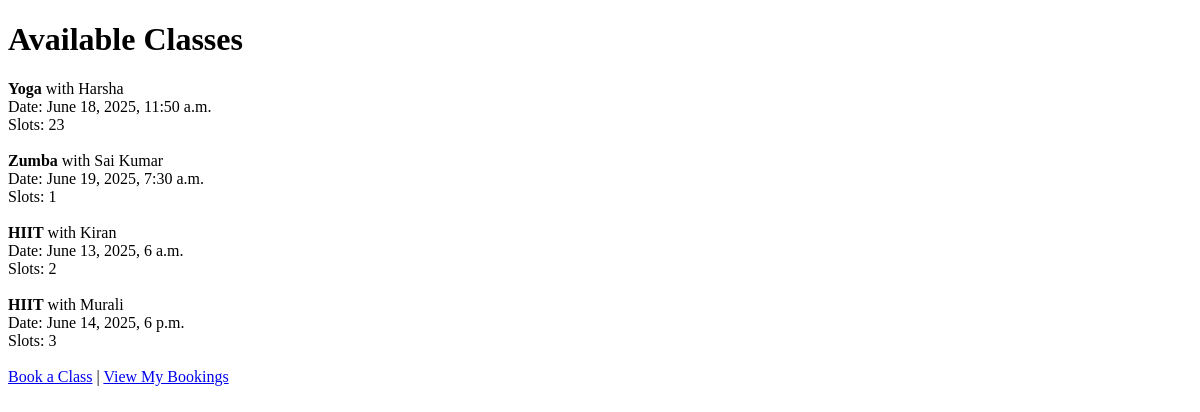
Before: / with the older database file.
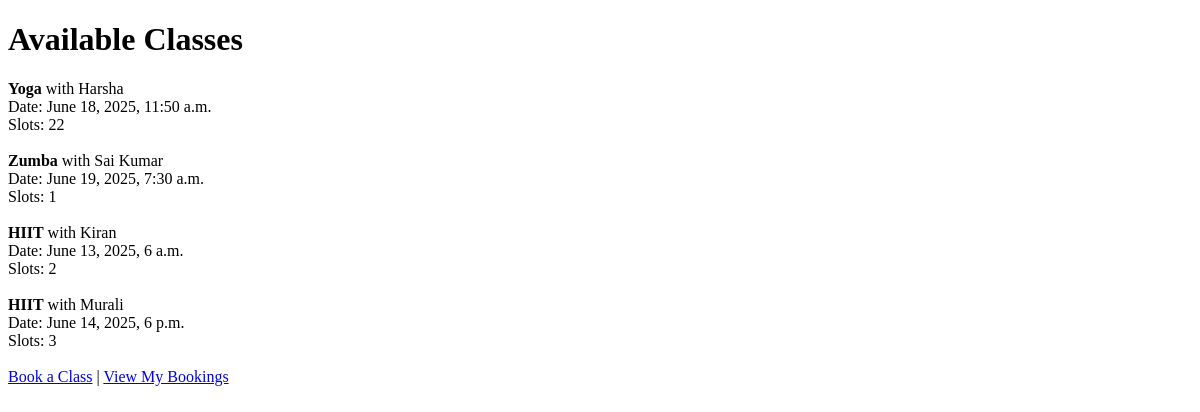
After: the same page with the newer database file.
### bookings/models.py (models this page shows, shortened)
class FitnessClass(models.Model):
    name = models.CharField(max_length=100)
    instructor = models.CharField(max_length=100)
    datetime = models.DateTimeField()
    available_slots = models.PositiveIntegerField()

### bookings/views.py (the view)
# urls.py: path('', views.index, name='home'),
def index(request):
    classes = FitnessClass.objects.all()
    return render(request, 'bookings/index.html', {'classes': classes})

### Templates/bookings/index.html
<!DOCTYPE html>
<html>
<head><title>Classes</title></head>
<body>
  <h1>Available Classes</h1>
  {% for cls in classes %}
    <div>
      <strong>{{ cls.name }}</strong> with {{ cls.instructor }} <br>
      Date: {{ cls.datetime }} <br>
      Slots: {{ cls.available_slots }} <br><br>
    </div>
  {% endfor %}
  <a href="{% url 'book' %}">Book a Class</a> |
  <a href="{% url 'view_bookings' %}">View My Bookings</a>
</body>
</html>

Changed rows visible on the page:
changed FitnessClass "Yoga": available_slots "23" → "22"
